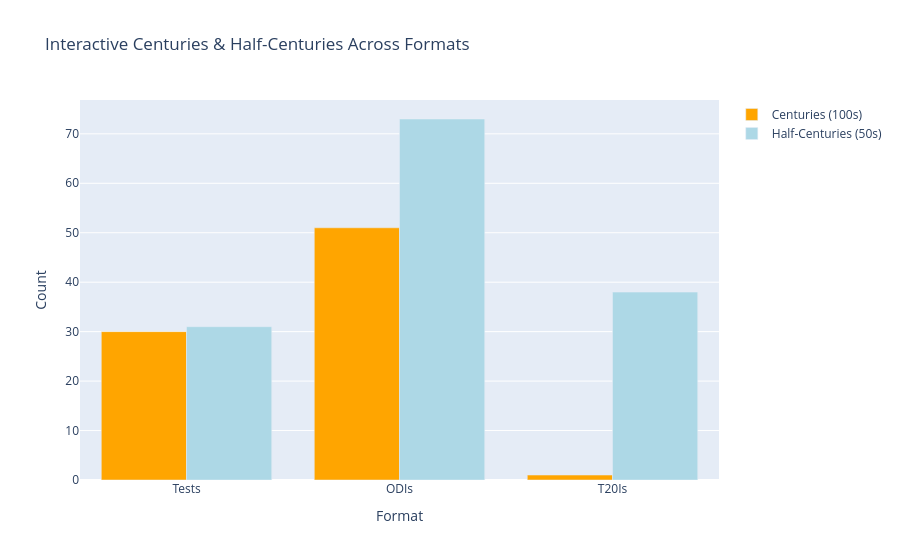
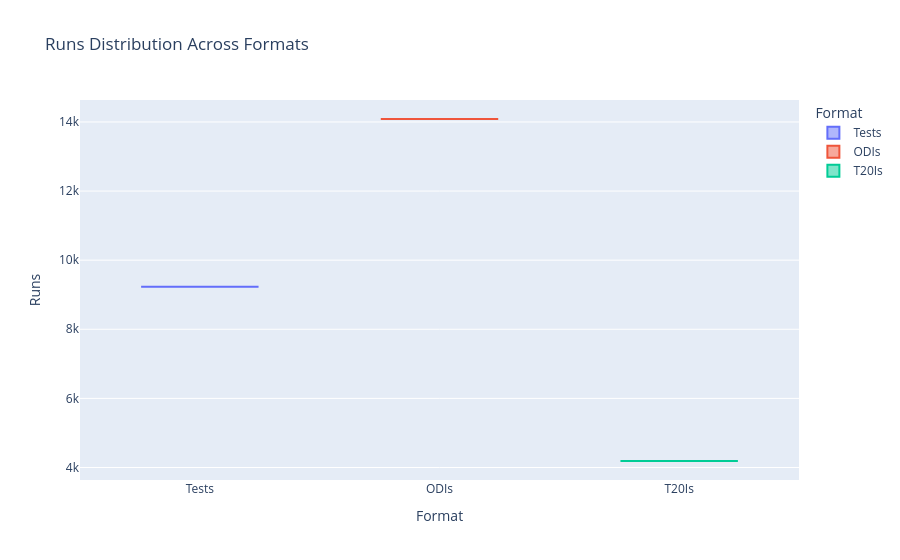

The notebook cell these images were saved under, in order:
### Code cell
fig = go.Figure()
fig.add_trace(go.Bar(x=df_analysis["Format"], y=df_analysis["100s"], name="Centuries (100s)", marker_color="orange"))
fig.add_trace(go.Bar(x=df_analysis["Format"], y=df_analysis["50s"], name="Half-Centuries (50s)", marker_color="lightblue"))
fig.update_layout(title="Interactive Centuries & Half-Centuries Across Formats", barmode="group", xaxis_title="Format", yaxis_title="Count")
fig.show()

fig = px.box(df_analysis, x="Format", y="Runs", title="Runs Distribution Across Formats", color="Format")
fig.show()

### Figure 1 — Plotly figure (JSON) as saved in the notebook; plotly's stock layout.template omitted (floating-point values rounded to 4 significant figures)
{"data": [{"marker": {"color": "orange"}, "name": "Centuries (100s)", "type": "bar", "x": ["Tests", "ODIs", "T20Is"], "y": [30, 51, 1]}, {"marker": {"color": "lightblue"}, "name": "Half-Centuries (50s)", "type": "bar", "x": ["Tests", "ODIs", "T20Is"], "y": [31, 73, 38]}], "layout": {"barmode": "group", "title": {"text": "Interactive Centuries & Half-Centuries Across Formats"}, "xaxis": {"title": {"text": "Format"}}, "yaxis": {"title": {"text": "Count"}}}}

### Figure 2 — Plotly figure (JSON) as saved in the notebook; plotly's stock layout.template omitted (floating-point values rounded to 4 significant figures)
{"data": [{"alignmentgroup": "True", "hovertemplate": "Format=%{x}<br>Runs=%{y}<extra></extra>", "legendgroup": "Tests", "marker": {"color": "#636efa"}, "name": "Tests", "notched": false, "offsetgroup": "Tests", "orientation": "v", "showlegend": true, "type": "box", "x": ["Tests"], "x0": " ", "xaxis": "x", "y": [9230], "y0": " ", "yaxis": "y"}, {"alignmentgroup": "True", "hovertemplate": "Format=%{x}<br>Runs=%{y}<extra></extra>", "legendgroup": "ODIs", "marker": {"color": "#EF553B"}, "name": "ODIs", "notched": false, "offsetgroup": "ODIs", "orientation": "v", "showlegend": true, "type": "box", "x": ["ODIs"], "x0": " ", "xaxis": "x", "y": [14085], "y0": " ", "yaxis": "y"}, {"alignmentgroup": "True", "hovertemplate": "Format=%{x}<br>Runs=%{y}<extra></extra>", "legendgroup": "T20Is", "marker": {"color": "#00cc96"}, "name": "T20Is", "notched": false, "offsetgroup": "T20Is", "orientation": "v", "showlegend": true, "type": "box", "x": ["T20Is"], "x0": " ", "xaxis": "x", "y": [4188], "y0": " ", "yaxis": "y"}], "layout": {"boxmode": "overlay", "legend": {"title": {"text": "Format"}, "tracegroupgap": 0}, "title": {"text": "Runs Distribution Across Formats"}, "xaxis": {"anchor": "y", "categoryarray": ["Tests", "ODIs", "T20Is"], "categoryorder": "array", "domain": [0, 1], "title": {"text": "Format"}}, "yaxis": {"anchor": "x", "domain": [0, 1], "title": {"text": "Runs"}}}}
